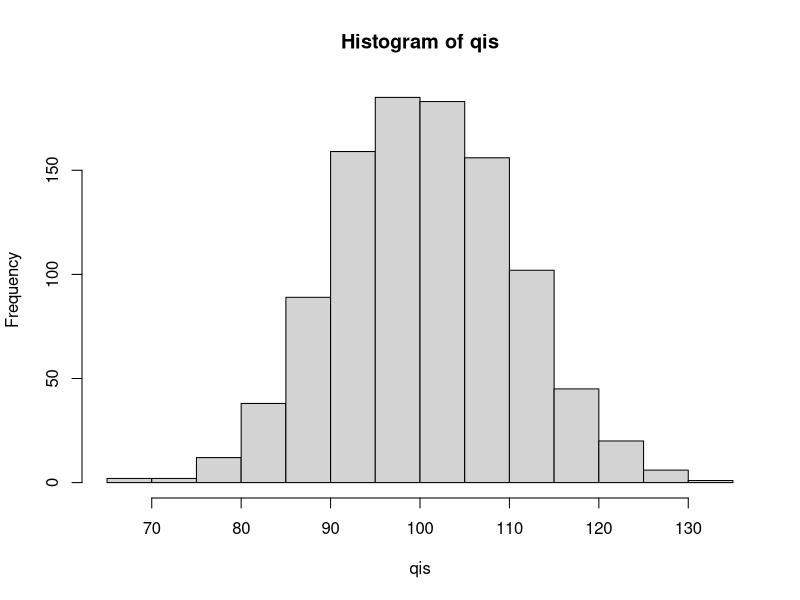
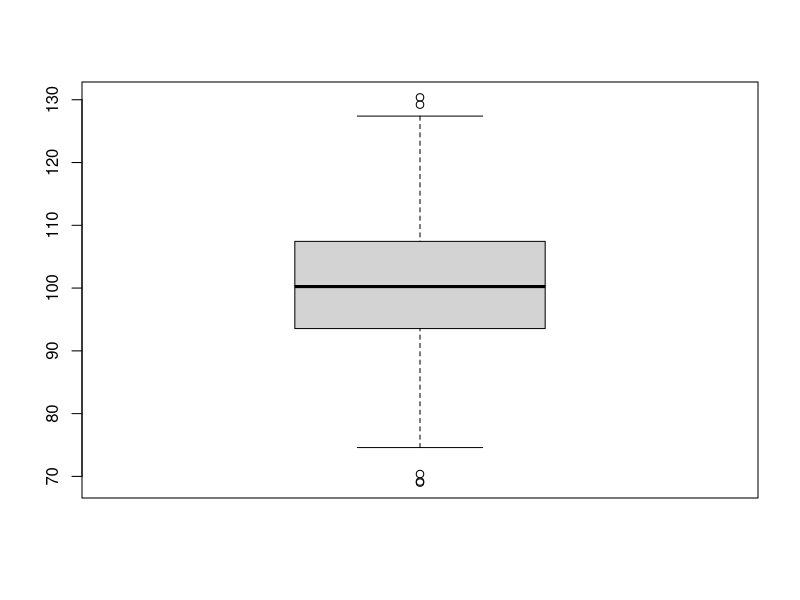

Recreate these plots in R, in order. (Note: this script raises an error after producing the figures.)
# Zetta Health Academy - Curso Dashboards com Shiny
# URL: https://github.com/zetta-academy/curso-dashboards-com-shiny
# Autor: Henrique Gomide, Ph.D., UFV


# Funcoes -----------------------------------------------------------------
# Escrever sua primeira funçao 

# Imprime o nome de uma pessoa objeto (character)
minha_primeira_funcao <- function(nome = "Ana") {
  paste("Nome:", nome)
}


# Outros exemplos de funçoes para analise de dados
qis <- rnorm(1000, 100, 10)
summary(qis)
hist(qis)
boxplot(qis)


## Glossario ----
summary(object)                        # Retorna estatísticas básicas 
rnorm(n = 1E4, mean = 100, sd = 20)    # Cria uma distribuição normal
hist(object)                           # Plota um histograma 
boxplot(object)                        # Plota um diagrama de caixas e bigodes
